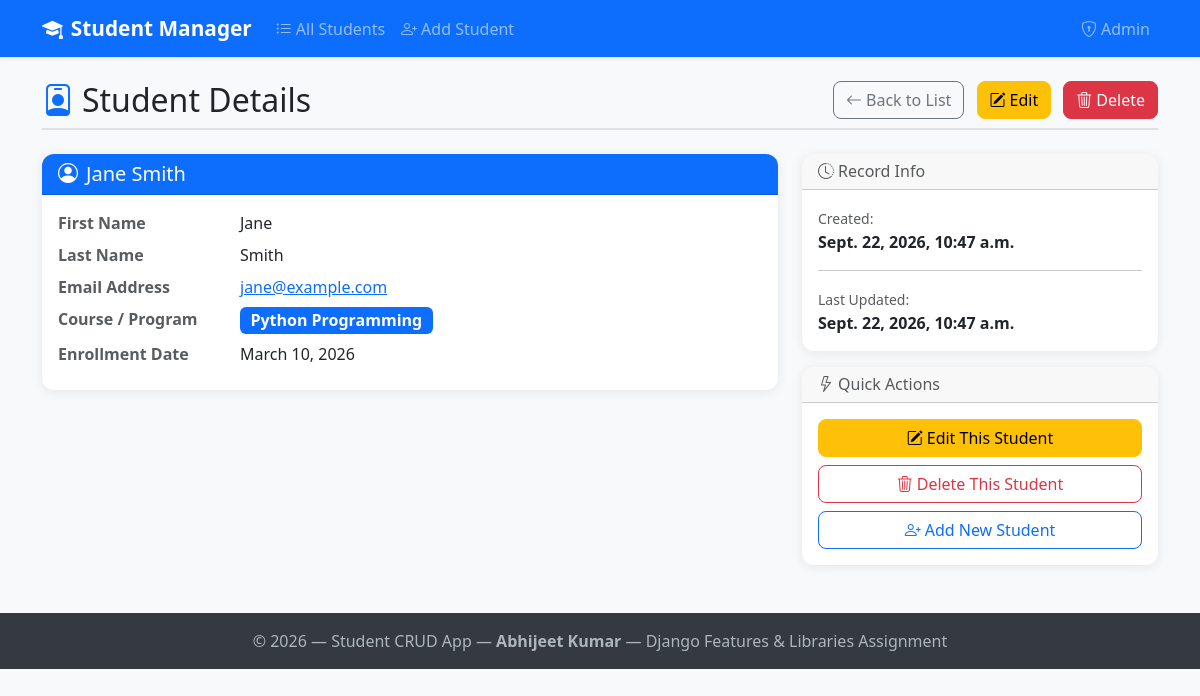
/students/2/, run on the app's committed database.
### students/models.py (models this page shows, shortened)
class Student(models.Model):
    first_name = models.CharField(max_length=100)
    last_name = models.CharField(max_length=100)
    email = models.EmailField(unique=True)
    course = models.CharField(max_length=200)
    enrollment_date = models.DateField()
    notes = models.TextField(blank=True, null=True)
    created_at = models.DateTimeField(auto_now_add=True)
    updated_at = models.DateTimeField(auto_now=True)
    class Meta:
        ordering = ['-created_at']
    def get_full_name(self):
        return f"{self.first_name} {self.last_name}"

### students/views.py (the view)
# urls.py: path('<int:pk>/', views.student_detail, name='student_detail'),
def student_detail(request, pk):
    student = get_object_or_404(Student, pk=pk)
    context = {
        'student': student,
        'title': f'Student: {student.get_full_name()}',
    }
    return render(request, 'students/student_detail.html', context)

### students/templates/students/student_detail.html (shortened to what this page needs)
{% extends "students/base_bootstrap.html" %}
{% block content %}
<div class="d-flex justify-content-between align-items-center page-header">
    <h2 class="mb-0">
        <i class="bi bi-person-badge me-2 text-primary"></i>Student Details
    </h2>
    <div>
        <a href="{% url 'students:student_list' %}" class="btn btn-outline-secondary me-2">
            <i class="bi bi-arrow-left me-1"></i>Back to List
        </a>
        <a href="{% url 'students:student_update' student.pk %}" class="btn btn-warning me-2">
            <i class="bi bi-pencil-square me-1"></i>Edit
        </a>
        <a href="{% url 'students:student_delete' student.pk %}" class="btn btn-danger">
            <i class="bi bi-trash3 me-1"></i>Delete
        </a>
    </div>
</div>
<div class="row">
    <div class="col-lg-8">
        <div class="card">
            <div class="card-header bg-primary text-white">
                <h5 class="mb-0">
                    <i class="bi bi-person-circle me-2"></i>{{ student.get_full_name }}
                </h5>
            </div>
            <div class="card-body">
                <dl class="row mb-0">
                    <dt class="col-sm-3 text-muted">First Name</dt>
                    <dd class="col-sm-9">{{ student.first_name }}</dd>
                    <dt class="col-sm-3 text-muted">Last Name</dt>
                    <dd class="col-sm-9">{{ student.last_name }}</dd>
                    <dt class="col-sm-3 text-muted">Email Address</dt>
                    <dd class="col-sm-9">
                        <a href="mailto:{{ student.email }}">{{ student.email }}</a>
                    </dd>
                    <dt class="col-sm-3 text-muted">Course / Program</dt>
                    <dd class="col-sm-9">
                        <span class="badge bg-primary fs-6">{{ student.course }}</span>
                    </dd>
                    <dt class="col-sm-3 text-muted">Enrollment Date</dt>
                    <dd class="col-sm-9">{{ student.enrollment_date }}</dd>
                </dl>
            </div>
        </div>
    </div>
    <div class="col-lg-4">
        <div class="card">
            <div class="card-header">
                <h6 class="mb-0 text-muted"><i class="bi bi-clock-history me-1"></i>Record Info</h6>
            </div>
            <div class="card-body">
                <p class="mb-1">
                    <small class="text-muted">Created:</small><br>
                    <strong>{{ student.created_at|date:"N j, Y, g:i a" }}</strong>
                </p>
                <hr>
                <p class="mb-0">
                    <small class="text-muted">Last Updated:</small><br>
                    <strong>{{ student.updated_at|date:"N j, Y, g:i a" }}</strong>
                </p>
            </div>
        </div>
        <div class="card mt-3">
            <div class="card-header">
                <h6 class="mb-0 text-muted"><i class="bi bi-lightning me-1"></i>Quick Actions</h6>
            </div>
            <div class="card-body d-grid gap-2">
                <a href="{% url 'students:student_update' student.pk %}" class="btn btn-warning">
                    <i class="bi bi-pencil-square me-1"></i>Edit This Student
                </a>
                <a href="{% url 'students:student_delete' student.pk %}" class="btn btn-outline-danger">
                    <i class="bi bi-trash3 me-1"></i>Delete This Student
                </a>
                <a href="{% url 'students:student_create' %}" class="btn btn-outline-primary">
                    <i class="bi bi-person-plus me-1"></i>Add New Student
                </a>
            </div>
        </div>
    </div>
</div>
{% endblock %}

### students/templates/students/base_bootstrap.html (style rules this page uses)
body { background-color: #f8f9fa; font-family: 'Segoe UI', Tahoma, Geneva, Verdana, sans-serif; }
.card { border: none; box-shadow: 0 2px 12px rgba(0,0,0,0.08); border-radius: 12px; }
.card-header { border-radius: 12px 12px 0 0 !important; }
.btn { border-radius: 8px; }
.badge { font-size: 0.85em; }
.page-header { border-bottom: 2px solid #dee2e6; padding-bottom: 0.5rem; margin-bottom: 1.5rem; }

### data on the page
Student: get_full_name "Jane Smith", first_name "Jane", last_name "Smith", email "jane@example.com", course "Python Programming", enrollment_date "March 10, 2026", created_at "Sept. 22, 2026, 10:47 a.m.", updated_at "Sept. 22, 2026, 10:47 a.m."
